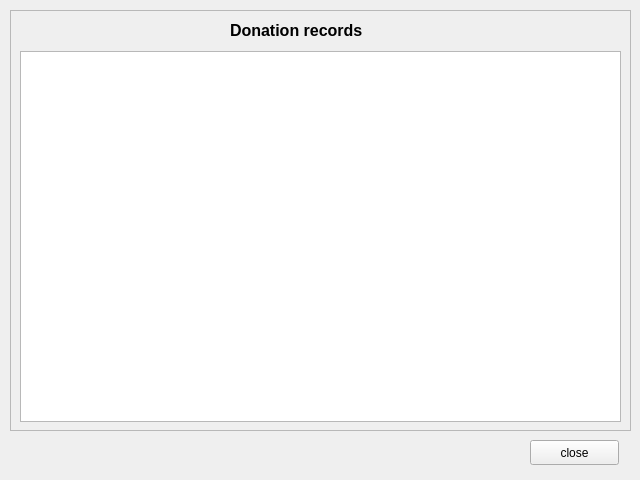
<?xml version="1.0" encoding="UTF-8"?>
<ui version="4.0">
 <class>donationList</class>
 <widget class="QWidget" name="donationList">
  <property name="geometry">
   <rect>
    <x>0</x>
    <y>0</y>
    <width>640</width>
    <height>480</height>
   </rect>
  </property>
  <property name="windowTitle">
   <string>Records</string>
  </property>
  <widget class="QFrame" name="frame">
   <property name="geometry">
    <rect>
     <x>10</x>
     <y>10</y>
     <width>621</width>
     <height>421</height>
    </rect>
   </property>
   <property name="frameShape">
    <enum>QFrame::StyledPanel</enum>
   </property>
   <property name="frameShadow">
    <enum>QFrame::Raised</enum>
   </property>
   <widget class="QLabel" name="wasteRecordLabel">
    <property name="geometry">
     <rect>
      <x>220</x>
      <y>0</y>
      <width>221</width>
      <height>41</height>
     </rect>
    </property>
    <property name="styleSheet">
     <string notr="true">font-size:12pt;
font-weight: bold;</string>
    </property>
    <property name="text">
     <string>Donation records</string>
    </property>
   </widget>
   <widget class="QTableWidget" name="tableWidget">
    <property name="geometry">
     <rect>
      <x>10</x>
      <y>41</y>
      <width>601</width>
      <height>371</height>
     </rect>
    </property>
   </widget>
  </widget>
  <widget class="QPushButton" name="closebutton">
   <property name="geometry">
    <rect>
     <x>530</x>
     <y>440</y>
     <width>89</width>
     <height>25</height>
    </rect>
   </property>
   <property name="text">
    <string>close</string>
   </property>
  </widget>
 </widget>
 <resources/>
 <connections/>
</ui>
